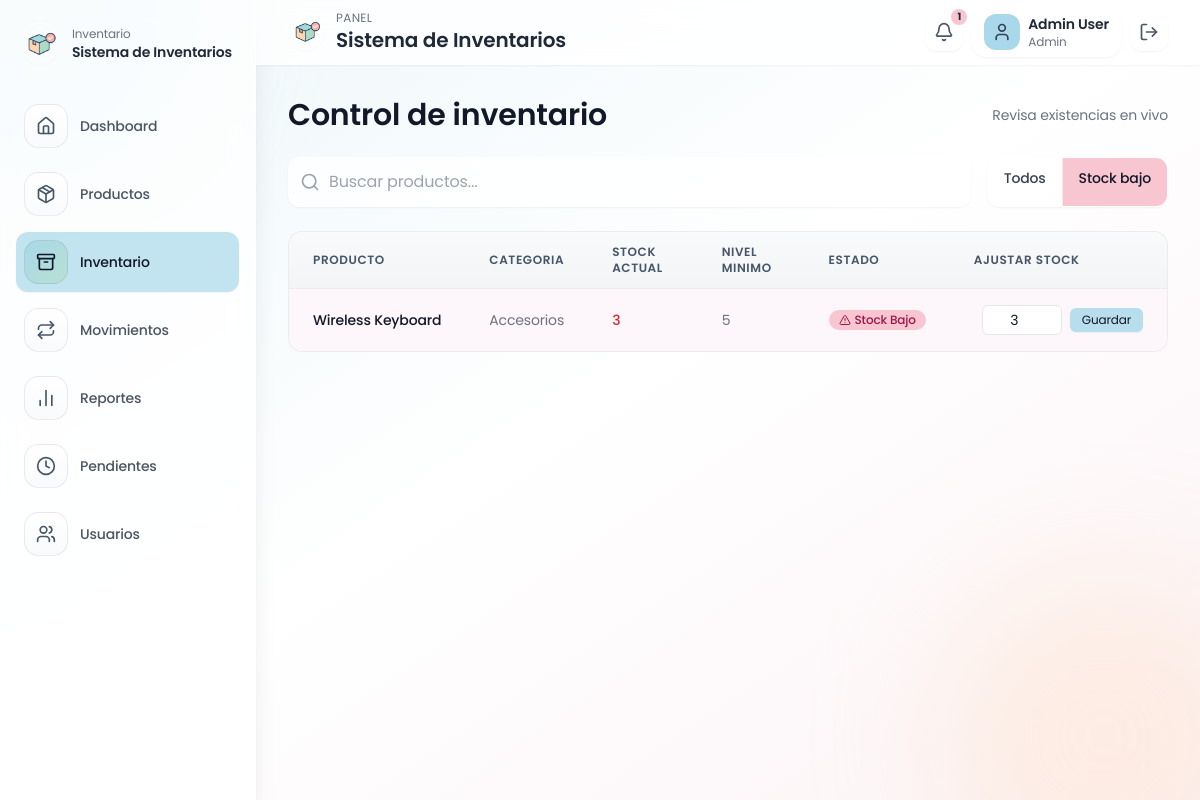
/inventory?filter=low (signed in), run on the app's committed database.
### tables this page shows
CREATE TABLE IF NOT EXISTS products (
    id INT AUTO_INCREMENT PRIMARY KEY,
    name VARCHAR(150) NOT NULL,
    description TEXT,
    category_id INT NOT NULL,
    price DECIMAL(10,2) NOT NULL DEFAULT 0,
    cost DECIMAL(10,2) NOT NULL DEFAULT 0,
    stock_quantity INT NOT NULL DEFAULT 0,
    min_stock_level INT NOT NULL DEFAULT 0,
    active TINYINT(1) NOT NULL DEFAULT 1,
    image_url TEXT,
    created_at DATETIME NOT NULL DEFAULT CURRENT_TIMESTAMP,
    CONSTRAINT fk_products_category FOREIGN KEY (category_id) REFERENCES categories(id) ON UPDATE CASCADE
);

CREATE TABLE IF NOT EXISTS categories (
    id INT AUTO_INCREMENT PRIMARY KEY,
    name VARCHAR(120) NOT NULL UNIQUE,
    created_at DATETIME NOT NULL DEFAULT CURRENT_TIMESTAMP
);

### app/helpers.php (called while the page is built, shortened)
<?php
function config(string $key, mixed $default = null): mixed
{
    $config = $GLOBALS['app_config'] ?? [];
    $segments = explode('.', $key);
    $value = $config;
    foreach ($segments as $segment) {
        if (is_array($value) && array_key_exists($segment, $value)) {
            $value = $value[$segment];
        } else {
            return $default;
        }
    }
    return $value;
}
function base_url(string $path = ''): string
{
    $base = config('app.base_url', '');
    if ($base === '') {
        $base = rtrim(str_replace('\\', '/', dirname($_SERVER['SCRIPT_NAME'] ?? '')), '/');
    }
    return rtrim($base, '/') . '/' . ltrim($path, '/');
}
function e(?string $value): string
{
    return htmlspecialchars((string) $value, ENT_QUOTES, 'UTF-8');
}
function auth_user(): ?array
{
    return $_SESSION['user'] ?? null;
}
function render(string $view, array $data = [], ?string $layout = 'layout'): void
{
    $viewFile = __DIR__ . '/Views/' . $view . '.php';
    extract($data);
    include $viewFile;
}

### app/Core/Controller.php (called while the page is built, shortened)
<?php
abstract class Controller
{
    protected function render(string $view, array $data = [], ?string $layout = 'layout'): void
    {
        render($view, $data, $layout);
    }
}

### app/Controllers/InventoryController.php (called while the page is built, shortened)
<?php
class InventoryController extends Controller
{
    public function index(): void
    {
        $currentUser = auth_user();
        $isAdmin = ($currentUser['role'] ?? null) === 'admin';
        $search = trim($_GET['q'] ?? '');
        $filter = $_GET['filter'] ?? 'all';
        $products = Product::all($search ?: null, null, true);
        if ($filter === 'low') {
            $products = array_values(array_filter($products, fn ($p) => $p['stock_quantity'] <= $p['min_stock_level']));
        }
        $this->render('inventory/index', [
            'products' => $products,
            'search' => $search,
            'filter' => $filter,
            'isAdmin' => $isAdmin,
            'message' => flash('success'),
        ]);
    }
}

### public/index.php (called while the page is built, shortened)
<?php
$router = new Router();
$router->get('/login', [AuthController::class, 'showLogin']);
$router->post('/login', [AuthController::class, 'login']);
$router->get('/logout', [AuthController::class, 'logout']);
$router->get('/', [DashboardController::class, 'index']);
$router->get('/products', [ProductController::class, 'index']);
$router->post('/products/save', [ProductController::class, 'save']);
$router->post('/products/deactivate', [ProductController::class, 'deactivate']);
$router->post('/products/reactivate', [ProductController::class, 'reactivate']);
$router->post('/products/delete', [ProductController::class, 'delete']);
$router->post('/categories/save', [CategoryController::class, 'save']);
$router->get('/inventory', [InventoryController::class, 'index']);
$router->post('/inventory/adjust', [InventoryController::class, 'adjust']);
$router->get('/movements', [MovementController::class, 'index']);
$router->post('/movements/save', [MovementController::class, 'save']);
$router->get('/movements/pending', [MovementController::class, 'pending']);
$router->post('/movements/approve', [MovementController::class, 'approve']);
$router->post('/movements/reject', [MovementController::class, 'reject']);
$router->get('/reports', [ReportController::class, 'index']);
$router->get('/users', [UserController::class, 'index']);
$router->post('/users/save', [UserController::class, 'save']);
$router->post('/users/delete', [UserController::class, 'delete']);
$router->post('/users/toggle', [UserController::class, 'toggle']);
$router->dispatch($_SERVER['REQUEST_METHOD'], parse_url($_SERVER['REQUEST_URI'] ?? '/', PHP_URL_PATH) ?: '/');

### app/Models/Product.php (called while the page is built, shortened)
<?php
class Product
{
    public static function all(?string $search = null, ?int $categoryId = null, bool $onlyActive = false): array
    {
        $pdo = Database::connection();
        $sql = 'SELECT p.*, c.name as category, c.id as category_id, (SELECT COUNT(*) FROM movements m WHERE m.product_id = p.id) as movements_count
                FROM products p
                INNER JOIN categories c ON c.id = p.category_id
                WHERE 1=1';
        $params = [];
        if ($onlyActive) {
            $sql .= ' AND p.active = 1';
        }
        $sql .= ' ORDER BY p.created_at DESC';
        $stmt = $pdo->prepare($sql);
        $stmt->execute($params);
        return $stmt->fetchAll();
    }
}

### app/Views/inventory/index.php (the view, shortened to what this page needs)
<?php
$isAdmin = $isAdmin ?? false;
?>
<div class="max-w-7xl mx-auto space-y-6">
    <div class="flex flex-col sm:flex-row sm:items-center sm:justify-between gap-2">
        <h2 class="text-3xl font-semibold text-gray-900">Control de inventario</h2>
        <span class="text-sm text-gray-500">Revisa existencias en vivo</span>
    </div>
    <form method="GET" action="<?= base_url('inventory') ?>" class="mb-4 flex flex-col sm:flex-row space-y-3 sm:space-y-0 sm:space-x-4">
        <div class="relative flex-grow">
            <div class="absolute inset-y-0 left-0 pl-3 flex items-center pointer-events-none">
                <i data-lucide="search" class="h-5 w-5 text-gray-400"></i>
            </div>
            <input id="inventory-search" type="text" name="q" placeholder="Buscar productos..." value="<?= e($search) ?>"
                   class="w-full pl-10 pr-10 py-3 border border-white/60 bg-white/80 rounded-xl shadow-sm focus:outline-none focus:ring-2 focus:ring-blue-pastel">
        </div>
        <div class="inline-flex rounded-xl shadow-sm border border-white/60 overflow-hidden">
            <a href="<?= base_url('inventory') ?>"
               class="px-4 py-2.5 text-sm font-medium <?= $filter === 'all' ? 'bg-blue-pastel text-gray-900' : 'bg-white/80 text-gray-700 hover:bg-gray-50' ?>">
                Todos
            </a>
            <a href="<?= base_url('inventory?filter=low') ?>"
               class="px-4 py-2.5 text-sm font-medium border-l border-white/60 <?= $filter === 'low' ? 'bg-pink-pastel text-gray-900' : 'bg-white/80 text-gray-700 hover:bg-gray-50' ?>">
                Stock bajo
            </a>
        </div>
    </form>
    <div class="overflow-x-auto">
        <table class="table-soft min-w-full divide-y divide-gray-200 text-sm">
            <thead class="bg-gray-50">
            <tr>
                <th class="px-6 py-3 text-left text-xs font-medium text-gray-500 uppercase tracking-wider">Producto</th>
                <th class="px-6 py-3 text-left text-xs font-medium text-gray-500 uppercase tracking-wider">Categoria</th>
                <th class="px-6 py-3 text-left text-xs font-medium text-gray-500 uppercase tracking-wider">Stock actual</th>
                <th class="px-6 py-3 text-left text-xs font-medium text-gray-500 uppercase tracking-wider">Nivel minimo</th>
                <th class="px-6 py-3 text-left text-xs font-medium text-gray-500 uppercase tracking-wider">Estado</th>
                <?php if ($isAdmin): ?>
                    <th class="px-6 py-3 text-left text-xs font-medium text-gray-500 uppercase tracking-wider">Ajustar stock</th>
                <?php endif; ?>
            </tr>
            </thead>
            <tbody class="bg-white divide-y divide-gray-100">
            <?php foreach ($products as $product): ?>
                <?php $isLow = $product['stock_quantity'] <= $product['min_stock_level']; ?>
                <tr class="hover:bg-gray-50/80 transition-colors <?= $isLow ? 'bg-pink-50/70' : '' ?>">
                    <td class="px-6 py-4 whitespace-nowrap">
                        <div class="flex items-center">
                            <div class="text-sm font-medium text-gray-900">
                                <?= e($product['name']) ?>
                            </div>
                        </div>
                    </td>
                    <td class="px-6 py-4 whitespace-nowrap">
                        <div class="text-sm text-gray-500"><?= e($product['category']) ?></div>
                    </td>
                    <td class="px-6 py-4 whitespace-nowrap">
                        <div class="text-sm font-medium <?= $isLow ? 'text-red-600' : 'text-gray-900' ?>">
                            <?= (int) $product['stock_quantity'] ?>
                        </div>
                    </td>
                    <td class="px-6 py-4 whitespace-nowrap">
                        <div class="text-sm text-gray-500"><?= (int) $product['min_stock_level'] ?></div>
                    </td>
                    <td class="px-6 py-4 whitespace-nowrap">
                        <?php if ($isLow): ?>
                            <span class="inline-flex items-center px-2.5 py-0.5 rounded-full text-xs font-medium bg-pink-pastel text-pink-800">
                                <i data-lucide="alert-triangle" class="h-3 w-3 mr-1"></i>
                                Stock Bajo
                            </span>
                        <?php endif; ?>
                    </td>
                    <?php if ($isAdmin): ?>
                        <td class="px-6 py-4 whitespace-nowrap">
                            <form action="<?= base_url('inventory/adjust') ?>" method="POST" class="flex items-center space-x-2">
                                <input type="number" min="0" name="stock_quantity"
                                       value="<?= (int) $product['stock_quantity'] ?>"
                                       class="w-20 px-2 py-1 border border-gray-200 text-center rounded-md focus:outline-none focus:ring-1 focus:ring-blue-pastel">
                                <button type="submit" class="px-3 py-1 bg-blue-pastel/80 rounded-md text-gray-900 hover:bg-blue-pastel text-xs shadow-sm">
                                    Guardar
                                </button>
                            </form>
                        </td>
                    <?php endif; ?>
                </tr>
            <?php endforeach; ?>
            </tbody>
        </table>
    </div>
</div>

### public/assets/styles.css (style rules this page uses)
:root { --pink-pastel: #F7C6D0; --blue-pastel: #A8D8EA; --green-pastel: #B8E0D2; --peach-pastel: #FFD8B5; }
body { font-family: 'Poppins', sans-serif; background: radial-gradient(circle at 0% 0%, rgba(168, 216, 234, 0.22), transparent 30%), radial-gradient(circle at 100% 100%, rgba(255, 216, 181, 0.22), transparent 28%), #fdfefe; color: #0f172a; letter-spacing: -0.01em; }
.table-soft { width: 100%; border-collapse: separate; border-spacing: 0; background: #ffffff; border: 1px solid rgba(15, 23, 42, 0.08); border-radius: 0.9rem; box-shadow: 0 18px 45px -38px rgba(15, 23, 42, 0.55); overflow: hidden; }
.table-soft thead th { background: linear-gradient(180deg, #f9fafb, #f3f4f6); color: #475569; font-weight: 600; border-bottom: 1px solid rgba(15, 23, 42, 0.06); }
.table-soft thead th:first-child { border-top-left-radius: 0.9rem; }
.table-soft thead th:last-child { border-top-right-radius: 0.9rem; }
.table-soft tbody tr:last-child td { border-bottom: none; }
.table-soft td, .table-soft th { border-bottom: 1px solid rgba(15, 23, 42, 0.04); }
.table-soft tbody tr:last-child td:first-child { border-bottom-left-radius: 0.9rem; }
.table-soft tbody tr:last-child td:last-child { border-bottom-right-radius: 0.9rem; }
.bg-pink-pastel { background-color: var(--pink-pastel); }

### data on the page
products: name "Wireless Keyboard", category.name "Accesorios", stock_quantity "3", min_stock_level "5", shows "Stock Bajo"

### other printed values
config('app.name') "Sistema de Inventarios"
$link['label'] "Dashboard"
$link['label'] "Productos"
$link['label'] "Inventario"
$link['label'] "Movimientos"
$link['label'] "Reportes"
$link['label'] "Pendientes"
$link['label'] "Usuarios"
$lowStockCount "1"
$user['name'] "Admin User"
$user['role'] "Admin"
